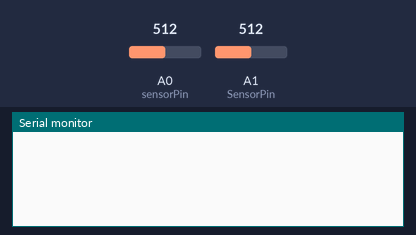
A sketch run on a simulated Arduino Uno, built with avr-gcc and run on an emulated ATmega328P. Shown: the last lines printed to the serial monitor. The test bench sets the inputs (shaded band); at power-on: A0 (sensorPin) = 512, A1 (SensorPin) = 512.

Above: at 1.2 s.
1.3 s: A0 (sensorPin) set to 716
At 10.9 s:
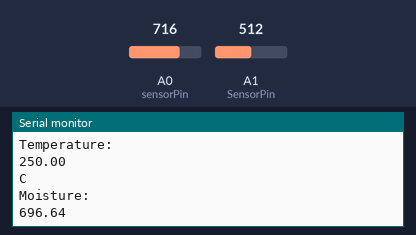
At 12.2 s:
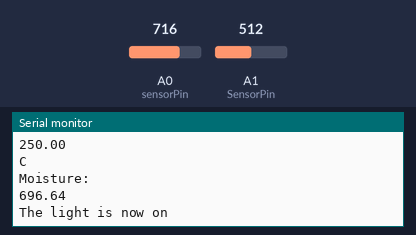

Measured:
- after the input at 1.3 s, the serial monitor: prints a new line after 8.9 s (image 1)

The sketch:

sketch_jul14a_Smart_irrigation.ino
```cpp
#define sensorPin A0
#define SensorPin A1
float sensorValue = 0;
 int led = 12;
void setup() {
  // put your setup code here, to run once:
  //initialize communication at baud rate which is 9600
  Serial.begin(9600);
 // pinMode(3,OUTPUT); //output pin for relay board, this will sent signal to the relay
 // pinMode(6,INPUT); //input pin coming from soil sensor

}

void loop() {
  // put your main code here, to run repeatedly:
  // Convert the reading into voltage:
  int reading = analogRead(SensorPin);
  float voltage = reading * (5000 / 1024.0);

  // Convert the voltage into the temperature in degree Celsius:
  float temperature = voltage / 10;

 for (int i = 0; i <= 100; i++)

 {
   sensorValue = sensorValue + analogRead(sensorPin);
   delay(100);
 }

 sensorValue = sensorValue/100.0;


  // Print the temperature in the Serial Monitor and Moisture:
  Serial.println("Temperature:");
  Serial.println(temperature);
  Serial.println("C");

   Serial.print("\n");

 // Serial.print(" \xC2\xB0"); // shows degree symbol
Serial.println("Moisture:");
Serial.println(sensorValue);

delay(1000); // wait a second between readings


 if(temperature > 28){
      digitalWrite(led, HIGH);
      Serial.print("The light is now on");
    }
    else {
 digitalWrite(led, LOW);
 Serial.print("The light is now Off");
    }


}
```
